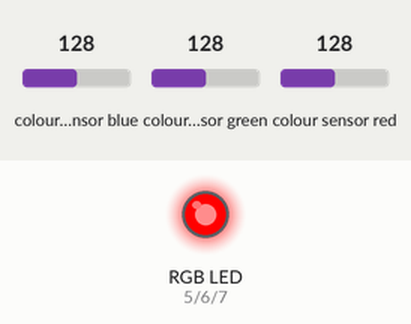
The sketch below on a simulated Arduino Uno, built with avr-gcc and run on an emulated ATmega328P. Shown: an RGB LED mixed from three pins (HIGH = lit). Wiring (inferred from the names in the program): TCS3200 colour sensor: output pin 12; S2 pin 10; S3 pin 11; S0 pin 8; S1 pin 9. Inputs (shaded band) come from the test bench; at power-on: colour sensor blue 128, colour sensor green 128, colour sensor red 128. Pins used as bus, display or sensor lines are not drawn; what the sketch prints to the serial monitor is not drawn.

Above: at 0.1 s.
Timing chart, 0 to 1.6 s (numbered marks = the images above):
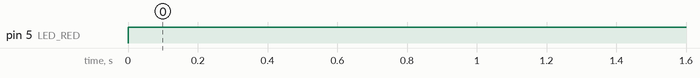

The sketch:

LED.ino
```cpp
#define s0 8
#define s1 9
#define s2 10
#define s3 11
#define sensorOut 12

//LED RGB para detetar a cor
#define LED_RED 5
#define LED_GREEN 6
#define LED_BLUE 7

int Red;
int Green;
int Blue;

const int colorRed = (255, 0, 0);
const int colorGreen = (0, 255, 0);
const int colorBlue = (0, 0, 255);

int color = 0;

void setup() {
  pinMode(s0, OUTPUT);
  pinMode(s1, OUTPUT);
  pinMode(s2, OUTPUT);
  pinMode(s3, OUTPUT);
  pinMode(sensorOut, INPUT);

  digitalWrite(s0, HIGH);
  digitalWrite(s1, LOW);

  Serial.begin(9600);
}

void loop() {
  //vermelho
  digitalWrite(s2, LOW);
  digitalWrite(s3, LOW);
  Red = pulseIn(sensorOut, digitalRead(sensorOut) == HIGH ? LOW : HIGH);

  //verde
  digitalWrite(s3, HIGH);
  digitalWrite(s2, HIGH);
  Green = pulseIn(sensorOut, digitalRead(sensorOut) == HIGH ? LOW : HIGH);

  //azul
  digitalWrite(s3, LOW);
  digitalWrite(s3, HIGH);
  Blue = pulseIn(sensorOut, digitalRead(sensorOut) == HIGH ? LOW : HIGH);

  if (Red > Green && Red > Blue) {
    color = colorRed;
  } else if (Green > Red && Green > Blue) {
    color = colorGreen;
  } else if (Blue > Red && Blue > Green) {
    color = colorBlue;
  } else {
    color = 0;
  }


  if (color == colorRed) {
    setColor(255, 0, 0);
  } else if (color == colorGreen) {
    setColor(0, 255, 0);
  } else if (color == colorBlue) {
    setColor(0, 0, 255);
  } else {
    setColor(0, 0, 0);
  }

Serial.print(color);
  Serial.print(",");
  Serial.print(Red);
  Serial.print(",");
  Serial.print(Green);
  Serial.print(",");
  Serial.println(Blue);

  delay(500);
}

void setColor(int Red, int Green, int Blue) {
  analogWrite(LED_RED, Red);
  analogWrite(LED_GREEN, Green);
  analogWrite(LED_BLUE, Blue);
}
```

Measured:
- by itself, pin 5 (LED_RED): LOW → HIGH at 0.00 s
